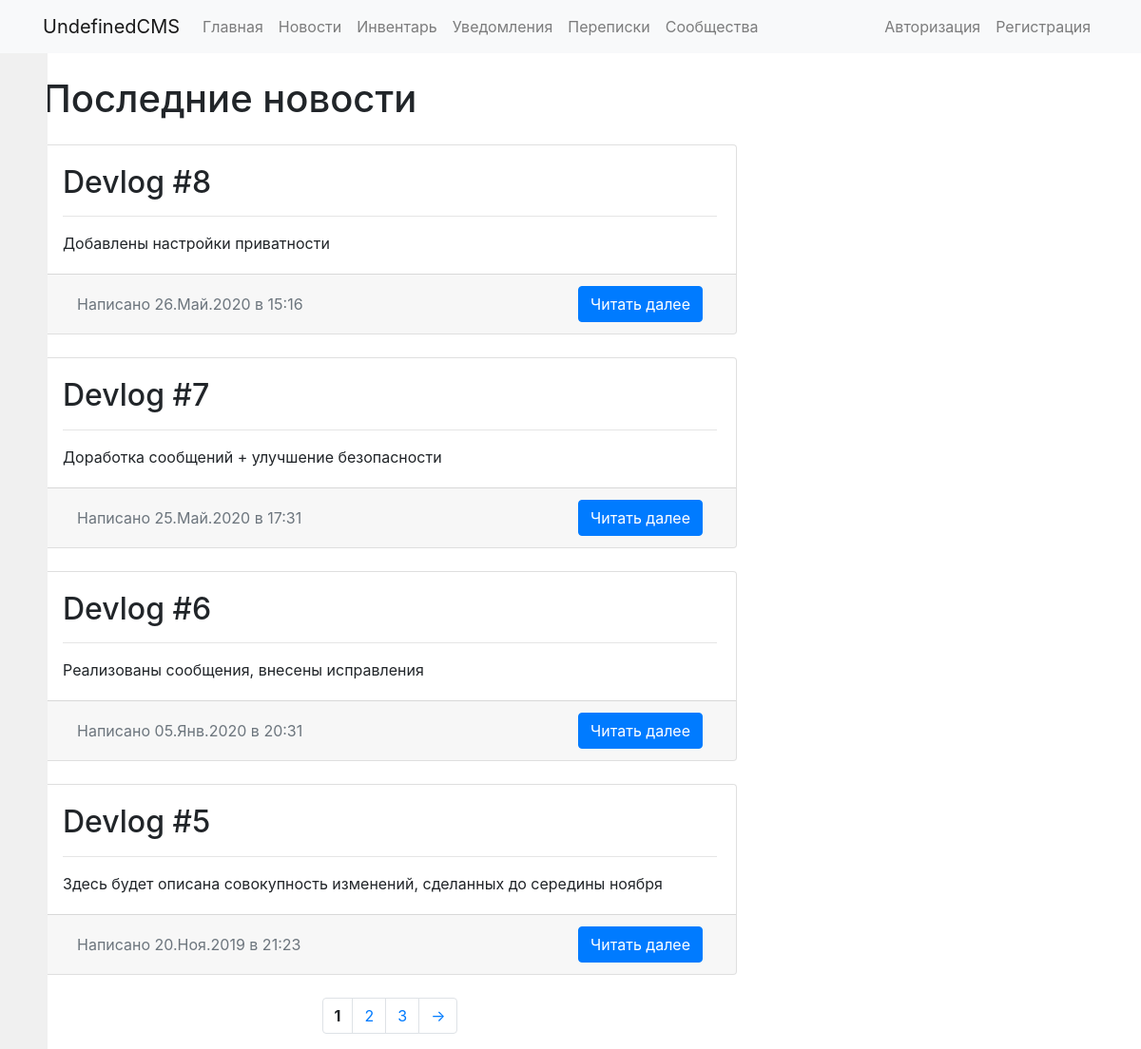
Page /news/ on the committed database.
### news/models.py (models this page shows, shortened)
class Post(models.Model):
    post_text = models.TextField()
    post_name = models.CharField(max_length=200)
    post_date = models.DateTimeField('date published')
    post_announce = models.TextField()

### news/views.py (the view)
# urls.py: path('', NewsListView.as_view(), name='index'),
class NewsListView(View):
    def get(self, request):
        page = self.request.GET.get('page')
        allarticles = Post.objects.all()[::-1]
        paginator = Paginator(allarticles, 4)
        try:
            articles = paginator.page(page)
        except PageNotAnInteger:
            articles = paginator.page(1)
        except EmptyPage:
            articles = paginator.page(paginator.num_pages)
        template = loader.get_template('news/index.html')
        context = {
            'articles': articles,
        }
        return HttpResponse(template.render(context, request))

### news/templates/news/index.html (shortened to what this page needs)
{% extends "base_twocolumn.html" %}
{% block title_h1 %} Последние новости {% endblock %}
{% block content1 %}
          {% if articles %}
          {% for post in articles %}
          <div class="card mb-4">
            <div class="card-body">
              <h2 class="card-title">{{post.post_name}}</h2>
              <hr>
              <p class="card-text">
                {% if post.post_announce|length > 5 %}
                {{ post.post_announce }}
                {% else %}
                {{ post.post_text|truncatewords:20 }}
                {% endif %}
              </p>
            </div>
            <div class="card-footer text-muted">
              <div class="d-flex flex-row justify-content-between align-items-center">
                <div class="container d-none d-md-block">
                <a class="p-6">Написано {{post.post_date|date:"d.M.Y в H:i"}} </a>
                </div>
                <div class="container" style="text-align: right;">
                <a href="{% url 'news:news_post' post.id %}" class="btn btn-primary p-6">Читать далее</a>
              </div>
              </div>
            </div>
          </div>
          {% endfor %}
          {% else %}
          <p>No news are available.</p>
          {% endif %}
          <nav aria-label="Навигация по странице" class="d-flex justify-content-center">
            <ul class="pagination">
              {% for num in articles.paginator.page_range %}
                  {% if num == articles.number %}
                      <li class="page-item"><a class="page-link"><b>{{ num }}</b></a></li>
                  {% else %}
                      <li class="page-item"><a class="page-link" href="?page={{ num }}"> {{ num }}</a></li>
                  {% endif %}
              {% endfor %}
              {% if articles.has_next %}
                  <li class="page-item"><a class="page-link" href="?page={{ articles.next_page_number }}">→</a></li>
              {% endif %}
            </ul>
          </nav>
{% endblock %}

### rows in the picture
Post: post_name "Devlog #8", post_announce "Добавлены настройки приватности", post_date "26.Май.2020 в 15:16"
Post: post_name "Devlog #7", post_announce "Доработка сообщений + улучшение безопасности", post_date "25.Май.2020 в 17:31"
Post: post_name "Devlog #6", post_announce "Реализованы сообщения, внесены исправления", post_date "05.Янв.2020 в 20:31"
Post: post_name "Devlog #5", post_announce "Здесь будет описана совокупность изменений, сделанных до середины ноября", post_date "20.Ноя.2019 в 21:23"

### other values in the picture
{{ num }} "1"
{{ num }} "2" "3"
